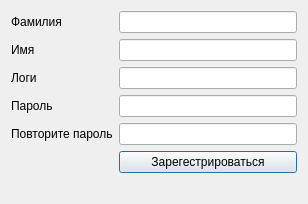
<?xml version="1.0" encoding="UTF-8"?>
<ui version="4.0">
 <class>Registration</class>
 <widget class="QDialog" name="Registration">
  <property name="geometry">
   <rect>
    <x>0</x>
    <y>0</y>
    <width>308</width>
    <height>202</height>
   </rect>
  </property>
  <property name="windowTitle">
   <string>Dialog</string>
  </property>
  <layout class="QGridLayout" name="gridLayout_2">
   <item row="0" column="0">
    <layout class="QVBoxLayout" name="verticalLayout">
     <item>
      <layout class="QGridLayout" name="gridLayout">
       <item row="0" column="1">
        <widget class="QLineEdit" name="secname"/>
       </item>
       <item row="1" column="1">
        <widget class="QLineEdit" name="name"/>
       </item>
       <item row="4" column="0">
        <widget class="QLabel" name="label_5">
         <property name="text">
          <string>Повторите пароль</string>
         </property>
        </widget>
       </item>
       <item row="4" column="1">
        <widget class="QLineEdit" name="passw2"/>
       </item>
       <item row="2" column="0">
        <widget class="QLabel" name="label_3">
         <property name="text">
          <string>Логи</string>
         </property>
        </widget>
       </item>
       <item row="5" column="1">
        <widget class="QPushButton" name="pushButton">
         <property name="text">
          <string>Зарегестрироваться</string>
         </property>
        </widget>
       </item>
       <item row="3" column="0">
        <widget class="QLabel" name="label_4">
         <property name="text">
          <string>Пароль</string>
         </property>
        </widget>
       </item>
       <item row="1" column="0">
        <widget class="QLabel" name="label_2">
         <property name="text">
          <string>Имя</string>
         </property>
        </widget>
       </item>
       <item row="2" column="1">
        <widget class="QLineEdit" name="login"/>
       </item>
       <item row="3" column="1">
        <widget class="QLineEdit" name="passw"/>
       </item>
       <item row="0" column="0">
        <widget class="QLabel" name="label">
         <property name="text">
          <string>Фамилия</string>
         </property>
        </widget>
       </item>
      </layout>
     </item>
     <item>
      <widget class="QLabel" name="ErrorInf">
       <property name="text">
        <string/>
       </property>
      </widget>
     </item>
    </layout>
   </item>
  </layout>
 </widget>
 <resources/>
 <connections/>
</ui>
